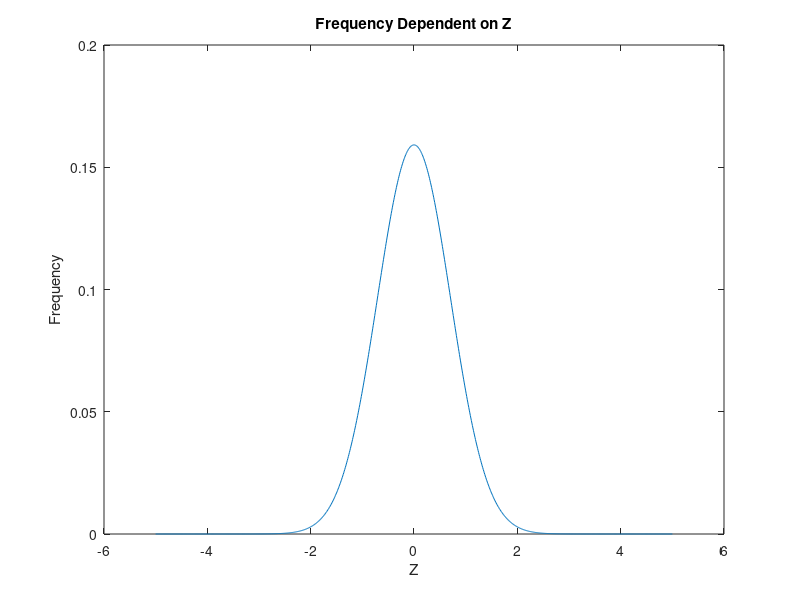

The MATLAB script that drew this image:
TF = 32:3.6:93.2;
TC = 5/9*(TF-32);
rho = 5.5289e-8*TC.^3-8.5016e-6*TC.^2+6.5622e-5*TC+0.99987
%plot(TC,rho)
%xlabel('Temperature (Celcius)')
%ylabel('Density [g/cm^3]')
%title('Temperature vs Water Density')
qo=10;
r=60;
l=9;
c=.00005;
t=0:.01:.8;
qt=qo*exp((-r.*t)/(2*l)).*cos(sqrt(1/(l*c)-((r/(2*l))^2)).*t);
%plot(t,qt)
%xlabel('Time')
%ylabel('Charge')
%title('Capacitor Charge Over Time')

z=-5:.01:5;
f=(1/(2*pi)).*exp((-2*z.^2)/2);
plot(z,f)
xlabel('Z')
ylabel('Frequency')
title('Frequency Dependent on Z')